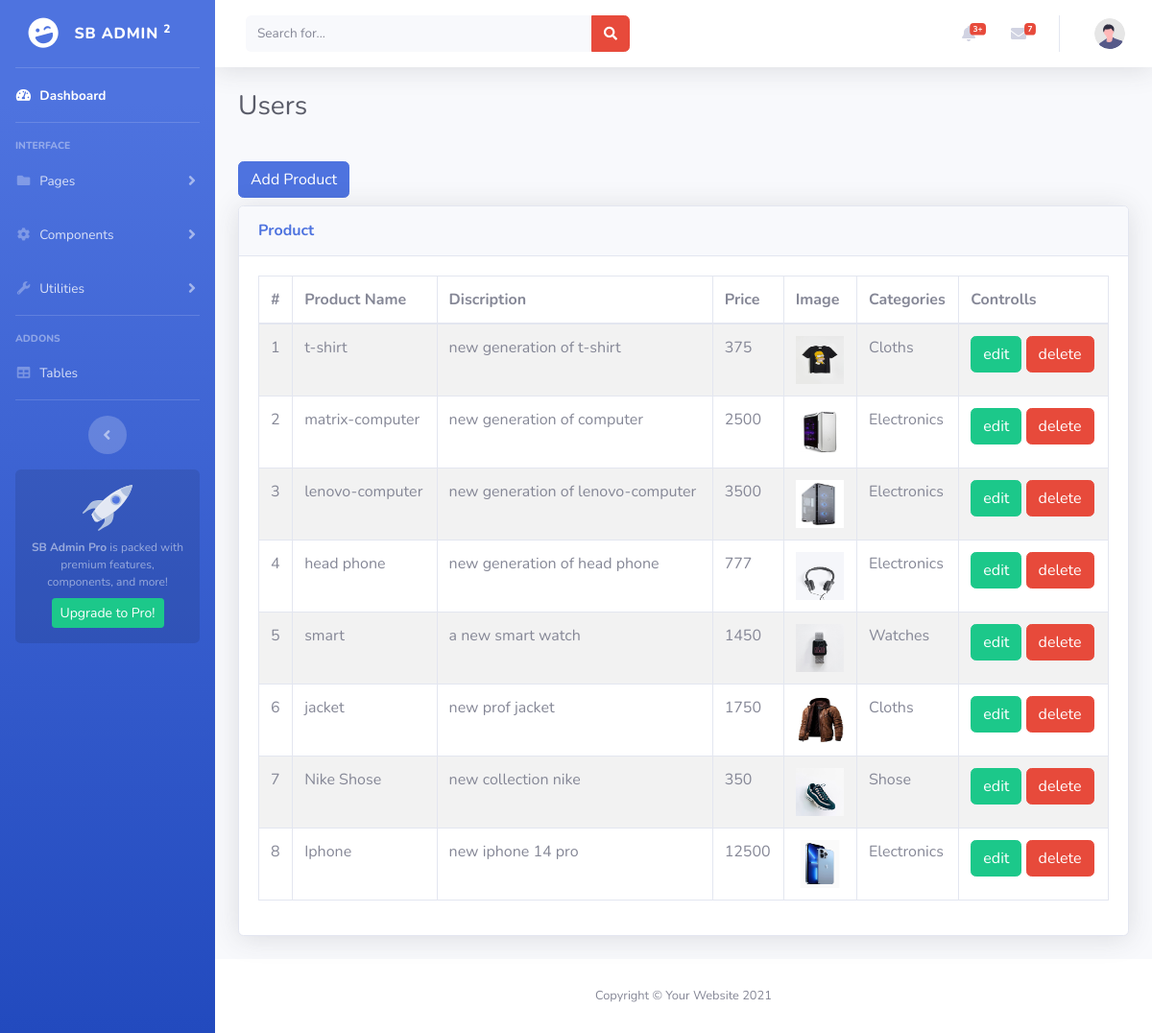
/admin/products.php, run on the app's committed database.
### tables this page shows
CREATE TABLE `products` (
  `id` int(11) NOT NULL,
  `name` varchar(255) NOT NULL,
  `description` text NOT NULL,
  `price` varchar(255) NOT NULL,
  `cat_id` int(11) NOT NULL,
  `added_at` datetime NOT NULL DEFAULT current_timestamp()
);

CREATE TABLE `images` (
  `id` int(11) NOT NULL,
  `img_id` int(11) NOT NULL,
  `image_name` varchar(255) NOT NULL
);

CREATE TABLE `categories` (
  `id` int(11) NOT NULL,
  `name` varchar(255) NOT NULL
);

### admin/design/product/viewProduct.php (the view, shortened to what this page needs)
<div class="container-fluid">
    <button type="button" class="btn btn-primary mb-2" data-toggle="modal" data-target="#exampleModal">
        Add Product
    </button>
                                <?php
                                include_once('functions/connections.php');
                                ?>
    <div class="card shadow mb-4">
        <div class="card-header py-3">
            <h6 class="m-0 font-weight-bold text-primary">Product</h6>
        </div>
        <div class="card-body">
            <div class="table-responsive">
                <table class="table table-bordered table-hover table-striped" id="dataTable" width="100%" cellspacing="0">
                    <thead>
                        <tr>
                            <th>#</th>
                            <th>Product Name</th>
                            <th>Discription</th>
                            <th>Price</th>
                            <th>Image</th>
                            <th>Categories</th>
                            <th>Controlls</th>
                        </tr>
                    </thead>
                    <tbody id="tbod">
                        <?php
                        $selecct = "SELECT * FROM `products`";
                        $query = $connection->query($selecct);
                        foreach ($query as $product) {
                            $id = $product['cat_id'];
                            $selectCat = "SELECT * FROM `categories` where id = $id ";
                            $queryCAt = $connection->query($selectCat);
                            $res = $queryCAt->fetch_assoc();
                        ?>
                            <tr>
                                <td><?= $product['id'] ?></td>
                                <td><?= $product['name'] ?></td>
                                <td><?= $product['description'] ?></td>
                                <td><?= $product['price'] ?></td>
                                <td>
                                    <?php
                                    $idPro = $product['id'];
                                    $selImg = "SELECT * FROM `images` where img_id = $idPro";
                                    $queryImg = $connection->query($selImg);
                                    foreach ($queryImg as $img) {
                                    ?>
                                        <img src="img/proimage/<?= $img['image_name']?>" height="50px" width="50px" alt="">
                                    <?php
                                    }
                                    ?>
                                </td>
                                <td><?= $res['name'] ?></td>
                                <td>
                                    <a href="" class="btn btn-success">edit</a>
                                    <a href="" class="btn btn-danger">delete</a>
                                </td>
                            </tr>
                        <?php
                        }
                        ?>
                    </tbody>
                </table>
            </div>
        </div>
    </div>
</div>

### data on the page
products: id "1", name "t-shirt", description "new generation of t-shirt", price "375", cat.name "Cloths"
images: image_name (picture)
products: id "2", name "matrix-computer", description "new generation of computer", price "2500", cat.name "Electronics"
images: image_name (picture)
products: id "3", name "lenovo-computer", description "new generation of lenovo-computer", price "3500", cat.name "Electronics"
images: image_name (picture)
products: id "4", name "head phone", description "new generation of head phone", price "777", cat.name "Electronics"
images: image_name (picture)
products: id "5", name "smart", description "a new smart watch", price "1450", cat.name "Watches"
images: image_name (picture)
products: id "6", name "jacket", description "new prof jacket", price "1750", cat.name "Cloths"
images: image_name (picture)
products: id "7", name "Nike Shose", description "new collection nike", price "350", cat.name "Shose"
images: image_name (picture)
products: id "8", name "Iphone", description "new iphone 14 pro", price "12500", cat.name "Electronics"
images: image_name (picture)
